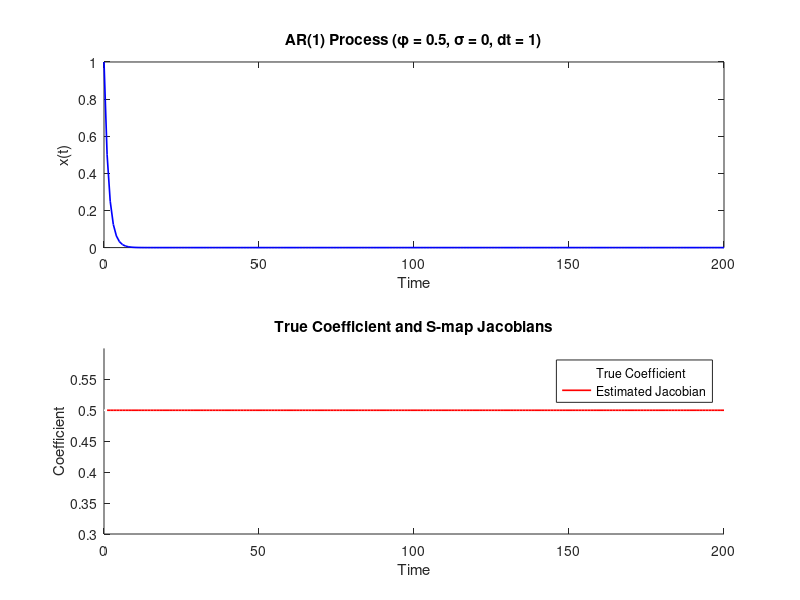
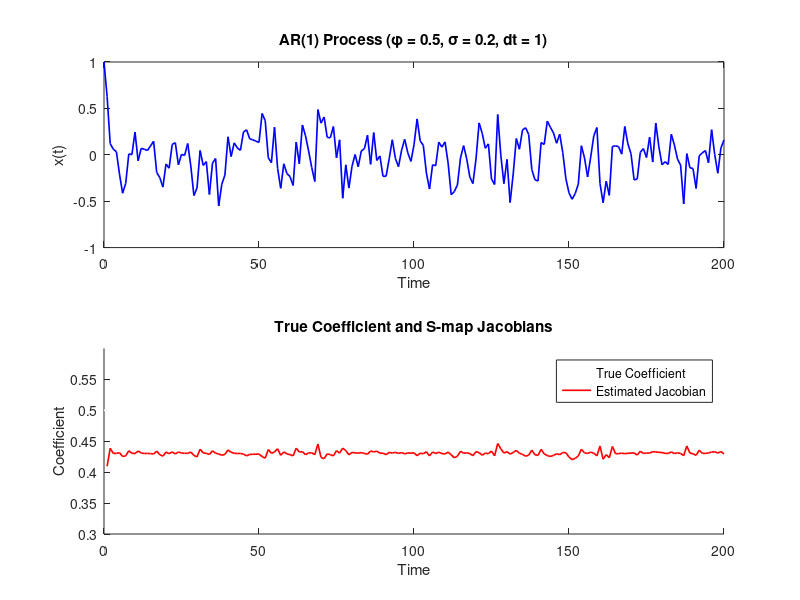
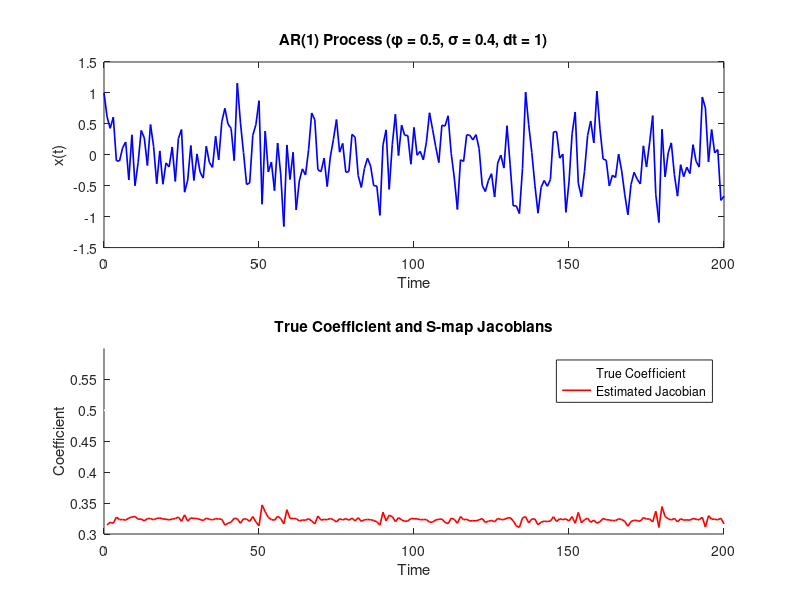
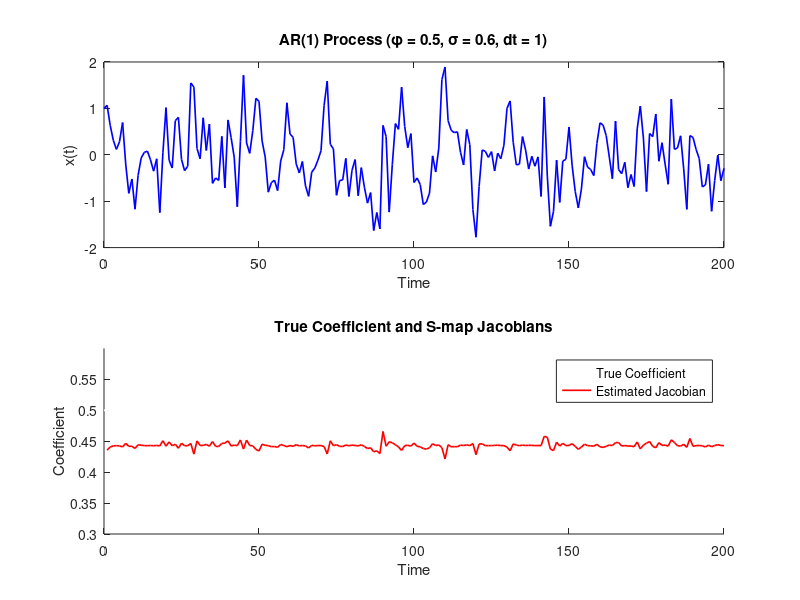

These figures' MATLAB source, in order:
rng(123);

c = 0;               % constant
phi = 0.5;           % true coefficient/jacobian for ar(1) model 
dt = 1;              % time step
tmax = 200;          
time = 0:dt:tmax;
T = numel(time);
E = 1;          % embedding dimension
theta = 0;      % nonlinearity parameter

sigma_values = [0, 0.2, 0.4, 0.6, 0.8, 1, 1.2];  % noise levels for testing

for s = 1:length(sigma_values)
    sigma = sigma_values(s);

    % ar(1) simulation
    x = zeros(1, T);
    x(1) = 1;

    for t = 2:T
        x(t) = c + phi * x(t-1) + sigma * randn();
    end

    % s-map jacobian/coefficient estimation
    y = x;
    n = length(y);
    X = y(1:end-1)';
    jacobians = zeros(n-E, E);
    intercepts = zeros(n-E, 1);

    for t_pred = E:n-1
        X_pred = X(t_pred - (E-1), :);
        neighbor_idx = setdiff(1:size(X,1), t_pred - (E-1));
        X_neighbors = X(neighbor_idx, :);
        y_neighbors = y(neighbor_idx + E)';

        distances = sqrt(sum((X_neighbors - X_pred).^2, 2));
        weights = exp(-theta * distances / mean(distances));
        weights = weights / sum(weights);

        X_mat = [ones(size(X_neighbors,1),1), X_neighbors];
        W = diag(weights);
        a = (X_mat' * W * X_mat) \ (X_mat' * W * y_neighbors);

        intercepts(t_pred - (E-1)) = a(1);
        jacobians(t_pred - (E-1), :) = a(2:end);
    end

    % figures
    figure;
    subplot(2,1,1);
    plot(time, x, 'b', 'LineWidth', 1.2);
    title(['AR(1) Process (\phi = ', num2str(phi), ', \sigma = ', num2str(sigma), ', dt = ', num2str(dt), ')']);
    xlabel('Time');
    ylabel('x(t)');

    subplot(2,1,2);
    hold on;
    plot(time, phi * ones(size(time)), 'w--', 'LineWidth', 1.2);
    plot(jacobians, 'r', 'LineWidth', 1.2);
    hold off;
    title('True Coefficient and S-map Jacobians');
    xlabel('Time');
    ylabel('Coefficient');
    legend('True Coefficient', 'Estimated Jacobian');
    ylim([0.3 0.6]);
    
end

%% close
close all;
clear all;
